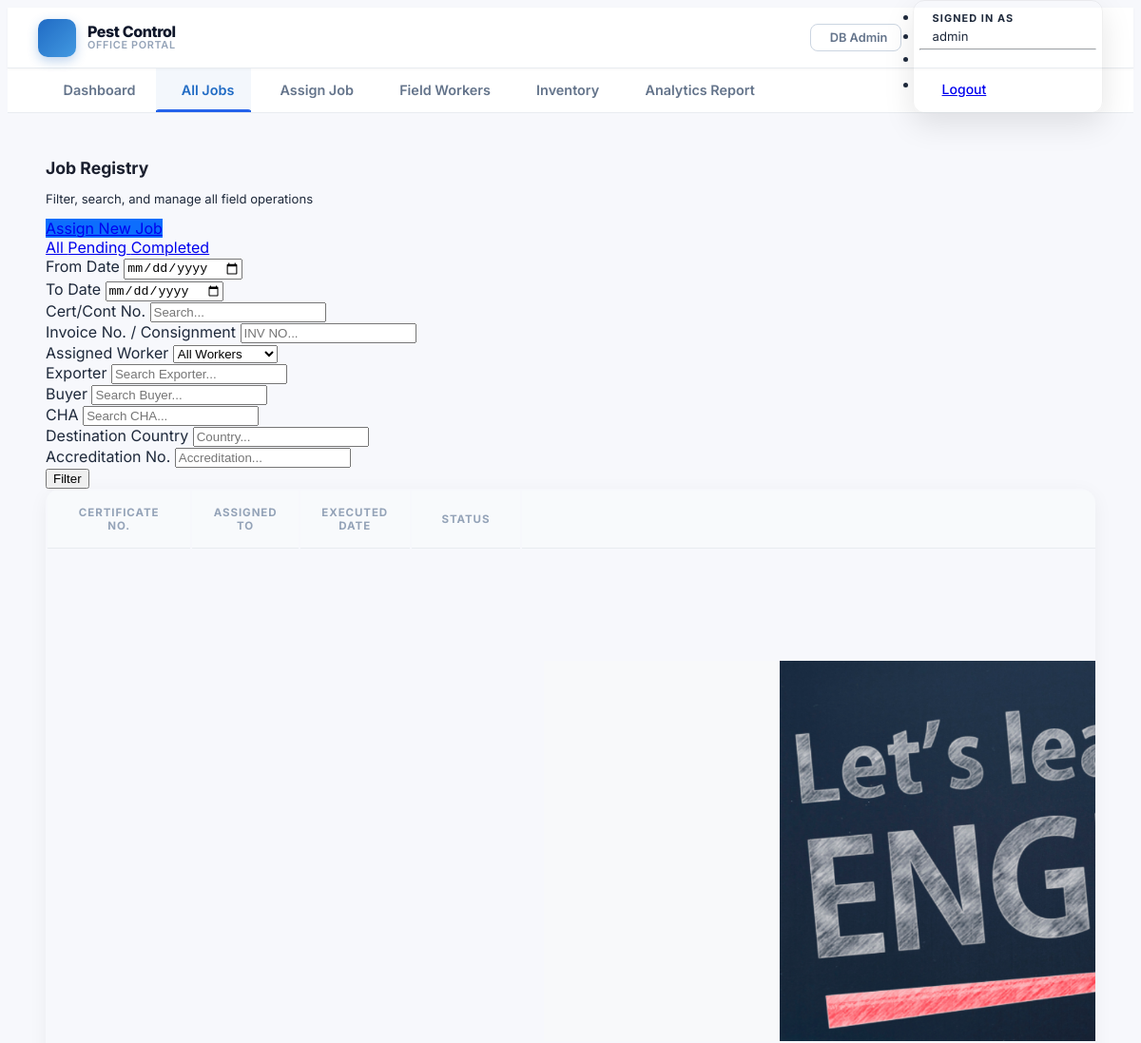
Page /office/jobs/ (signed in, upper part) on the earlier database version.
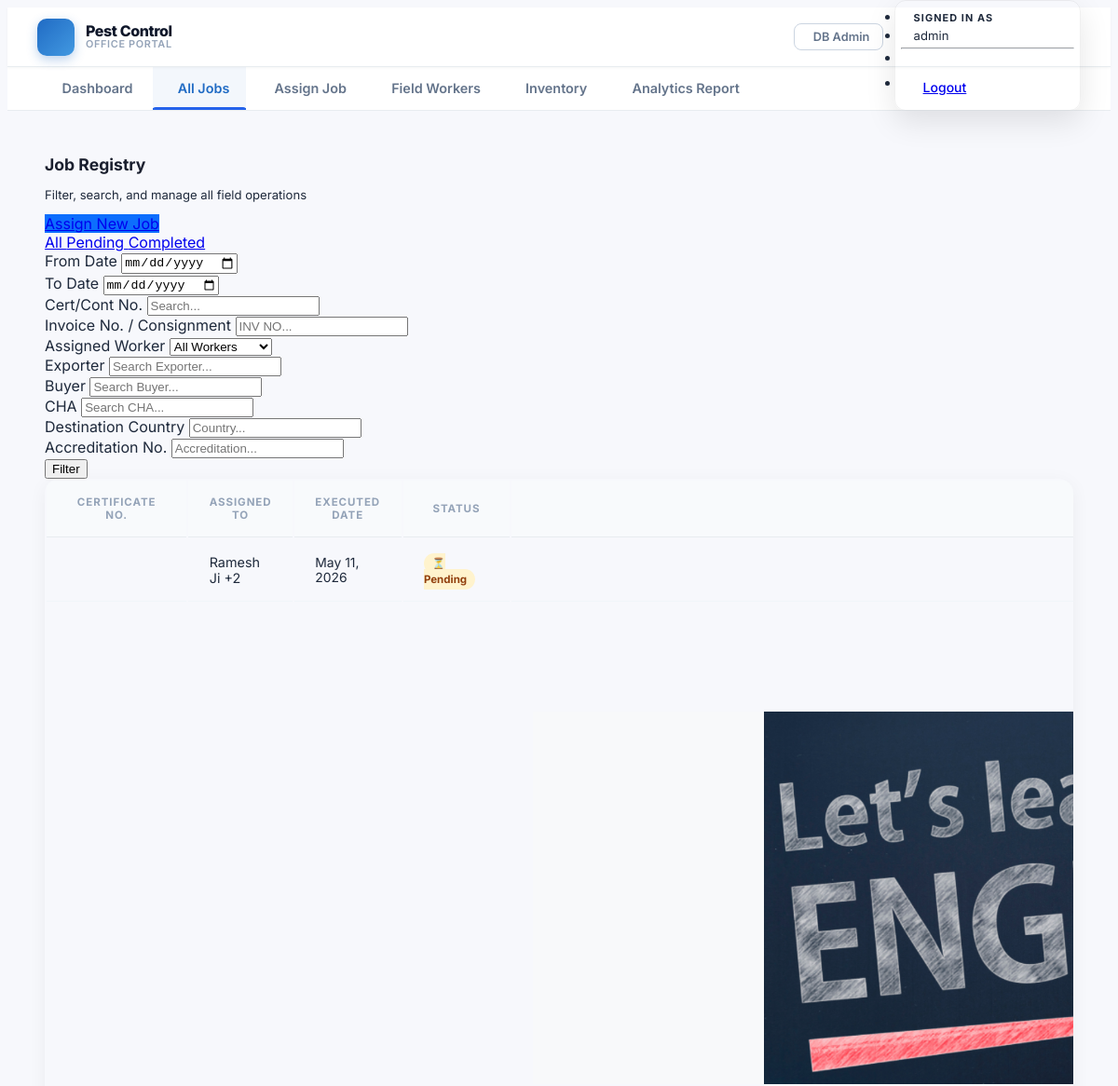
Same page on the later database version.
### inventory_app/models.py (models this page shows, shortened)
class JobImage(models.Model):
    job = models.ForeignKey(
        Job,
        on_delete=models.CASCADE,
        related_name='images',
        help_text="The job this image belongs to."
    )
    image = models.ImageField(
        upload_to='job_images/',
        help_text="Proof-of-work photo uploaded by the field worker."
    )
    uploaded_at = models.DateTimeField(auto_now_add=True)
    class Meta:
        ordering = ['uploaded_at']
        verbose_name = "Job Image"
        verbose_name_plural = "Job Images"

class Job(models.Model):
    STATUS_CHOICES = (
        ('pending', 'Pending'),
        ('completed', 'Completed'),
    )
    TARGET_CHOICES = (
        ('Commodity', 'Commodity'),
        ('Container', 'Container'),
        ('Packing', 'Packing'),
        ('Other', 'Other'),
    )
    ENCLOSURE_CHOICES = (
        ('Sheeted', 'Sheeted'),
        ('Chamber', 'Chamber'),
        ('Un-sheeted', 'Un-sheeted'),
        ('Other', 'Other'),
    )
    container_number = models.CharField(
        max_length=100,
        help_text="Identifier for the shipping container."
    )
    title = models.CharField(max_length=200, default="New Job", help_text="e.g., Mundra Fumigation")
    assigned_workers = models.ManyToManyField(User, related_name='assigned_jobs_multi', help_text="Workers assigned to this job.")
    assigned_to = models.ForeignKey(
        User,
        on_delete=models.CASCADE,
        related_name='assigned_jobs',
        null=True,
        blank=True,
        help_text="[Deprecated] Field worker assigned to this job."
    )
    status = models.CharField(
        max_length=20,
        choices=STATUS_CHOICES,
        default='pending'
    )
    scheduled_date = models.DateField(
        help_text="The date the job is/was scheduled."
    )
    execution_date = models.DateField(
        default=timezone.localdate,
        help_text=(
            "The actual date the job was executed. "
            "Admins can backdate this for retroactive data entry."
        )
    )
    notes = models.TextField(
        blank=True,
        null=True,
        help_text="Admin notes or special instructions for this job."
    )
    chemical_item = models.ForeignKey(
        InventoryItem,
        on_delete=models.SET_NULL,
        blank=True,
        null=True,
        related_name='assigned_jobs',
        help_text="Chemical to be used for this job."
    )
    chemical_amount = models.DecimalField(
        max_digits=10,
        decimal_places=3,
        blank=True,
        null=True,
        help_text="Amount of chemical to take."
    )
    chemical_unit = models.CharField(
        max_length=50,
        choices=UNIT_CHOICES,
        blank=True,
        null=True,
        help_text="Unit for the chemical amount."
    )
    source_warehouse = models.ForeignKey(
        WarehouseLocation,
        on_delete=models.SET_NULL,
        blank=True,
        null=True,
        related_name='assigned_jobs_source',
        help_text="Warehouse to take the chemical from."
    )
    execution_address = models.TextField(
        blank=True,
        null=True,
        help_text="Address where the job will be executed."
    )
    cha = models.ForeignKey(
        CHA,
        on_delete=models.SET_NULL,
        blank=True,
        null=True,
        related_name='jobs',
        help_text="Customs House Agent handling this job."
    )
    exporter = models.ForeignKey(
        Exporter,
        on_delete=models.SET_NULL,
        blank=True,
        null=True,
        related_name='jobs',
        help_text="Exporter for this shipment."
    )
    client = models.ForeignKey(
        Client,
        on_delete=models.SET_NULL,
        blank=True,
        null=True,
        related_name='jobs',
        help_text="Consignee / Client for this shipment."
    )
    cargo_description = models.TextField(
        blank=True,
        null=True,
        help_text="Description of the cargo."
    )
    quantity_pkgs = models.CharField(
        max_length=100,
        blank=True,
        null=True,
        help_text="Quantity and packaging type (e.g., '100 Bags')."
    )
    site_location = models.CharField(
        max_length=200,
        blank=True,
        null=True,
        help_text="Specific site location for the job."
    )
    working_address = models.TextField(
        blank=True,
        null=True,
        help_text="Full working address."
    )
    subject = models.CharField(
        max_length=200,
        blank=True,
        null=True,
        help_text="Subject line for reports/certificates."
    )
    certificate_name = models.CharField(
        max_length=200,
        blank=True,
        null=True,
        help_text="Name to appear on certificates."
    )
    is_third_party_vendor = models.BooleanField(
        default=False,
        help_text="Indicates if a third-party vendor is executing the job."
    )
    branch = models.CharField(
        max_length=100,
        blank=True,
        null=True,
        help_text="Branch name."
    )
    customer_id_bill_to = models.CharField(
        max_length=100,
        blank=True,
        null=True,
        help_text="Customer ID (Bill To)."
    )
    remarks = models.TextField(
        blank=True,
        null=True,
        help_text="Optional remarks."
    )
    task_description = models.TextField(
        blank=True,
        null=True,
        help_text="Task description."
    )
    stock_warehouse = models.ForeignKey(
        WarehouseLocation,
        on_delete=models.SET_NULL,
        blank=True,
        null=True,
        related_name='jobs',
        help_text="Warehouse location for stock deduction."
    )
    other_supporting_work = models.TextField(
        blank=True,
        null=True,
        help_text="Other supporting work details."
    )
    vessel_voyage = models.CharField(max_length=200, blank=True, null=True)
    port_of_loading = models.CharField(max_length=200, blank=True, null=True)
    destination_country = models.CharField(max_length=200, blank=True, null=True)
    consignment_link = models.CharField(max_length=500, blank=True, null=True)
    commodity_country_of_origin = models.CharField(max_length=200, blank=True, null=True)
    gross_weight = models.CharField(max_length=100, blank=True, null=True, help_text="Include 'KGS'")
    net_weight = models.CharField(max_length=100, blank=True, null=True)
    target_of_fumigation = models.CharField(max_length=50, choices=TARGET_CHOICES, blank=True, null=True)
    enclosure_type = models.CharField(max_length=50, choices=ENCLOSURE_CHOICES, blank=True, null=True)
    datetime_commenced = models.DateTimeField(blank=True, null=True)
    datetime_completed = models.DateTimeField(blank=True, null=True)
    final_tlv_reading = models.CharField(max_length=100, blank=True, null=True)
    dosage = models.CharField(max_length=200, blank=True, null=True)
    method_application = models.CharField(max_length=200, blank=True, null=True)
    stack_size = models.CharField(max_length=200, blank=True, null=True)
    issue_date = models.DateField(blank=True, null=True, help_text="Date of Issue")
    fumigation_date = models.DateField(blank=True, null=True, help_text="Date of Fumigation")
    expiry_date = models.DateField(blank=True, null=True, help_text="Expiry Date")
    certificate_number = models.CharField(max_length=200, blank=True, null=True)
    customer_bill_to = models.CharField(max_length=200, blank=True, null=True)
    name_of_fumigant = models.CharField(max_length=200, blank=True, null=True)
    place_of_fumigation_general = models.CharField(max_length=200, blank=True, null=True)
    container_type_description = models.CharField(max_length=200, blank=True, null=True)
    total_containers = models.IntegerField(blank=True, null=True)
    print_container_size = models.BooleanField(default=False)
    seal_numbers = models.CharField(max_length=500, blank=True, null=True)
    commodity_description = models.TextField(blank=True, null=True)
    net_weight_unit = models.CharField(max_length=50, blank=True, null=True)
    gross_weight_unit = models.CharField(max_length=50, blank=True, null=True)
    target_commodity = models.BooleanField(default=False)
    target_container = models.BooleanField(default=False)
    target_packing = models.BooleanField(default=False)
    target_other = models.CharField(max_length=200, blank=True, null=True)
    prescribed_dose = models.CharField(max_length=100, blank=True, null=True)
    prescribed_exposure = models.CharField(max_length=100, blank=True, null=True)
    prescribed_temp = models.CharField(max_length=100, blank=True, null=True)
    applied_dose = models.CharField(max_length=100, blank=True, null=True)
    applied_exposure = models.CharField(max_length=100, blank=True, null=True)
    applied_temp = models.CharField(max_length=100, blank=True, null=True)
    fumigation_street = models.CharField(max_length=200, blank=True, null=True)
    fumigation_city = models.CharField(max_length=100, blank=True, null=True)
    fumigation_country = models.CharField(max_length=100, blank=True, null=True)
    fumigation_postcode = models.CharField(max_length=50, blank=True, null=True)
    operator_name = models.CharField(max_length=200, blank=True, null=True)
    certificate_sign_date = models.DateField(blank=True, null=True)
    additional_declaration = models.TextField(blank=True, null=True)
    treatment_provider_id = models.CharField(max_length=100, blank=True, null=True)
    accreditation_number = models.CharField(max_length=100, blank=True, null=True)
    created_at = models.DateTimeField(auto_now_add=True)
    updated_at = models.DateTimeField(auto_now=True)
    @property
    def completion_image(self):
        log = self.usage_logs.exclude(photo_proof='').first()
        if log:
            return log.photo_proof
        return None
    class Meta:
        ordering = ['-execution_date', '-created_at']
        verbose_name = "Job"
        verbose_name_plural = "Jobs"

### inventory_app/office_views.py (the view)
# urls.py: path('jobs/',                office_views.office_job_list,   name='office_job_list'),
@staff_required
def office_job_list(request):
    status_filter  = request.GET.get('status', '')
    from_date      = request.GET.get('from_date', '')
    to_date        = request.GET.get('to_date', '')
    cert_no        = request.GET.get('cert_no', '')
    worker_id      = request.GET.get('worker', '')
    invoice_search = request.GET.get('invoice_search', '')
    exporter       = request.GET.get('exporter', '')
    buyer          = request.GET.get('buyer', '')
    cha            = request.GET.get('cha', '')
    country        = request.GET.get('country', '')
    accreditation  = request.GET.get('accreditation', '')
    from django.db.models import Q
    jobs = Job.objects.select_related('assigned_to').prefetch_related('assigned_workers', 'images').all()
    if status_filter in ('pending', 'completed'):
        jobs = jobs.filter(status=status_filter)
    if from_date:
        jobs = jobs.filter(execution_date__gte=from_date)
    if to_date:
        jobs = jobs.filter(execution_date__lte=to_date)
    if cert_no:
        jobs = jobs.filter(Q(certificate_number__icontains=cert_no) | Q(container_number__icontains=cert_no))
    if worker_id:
        jobs = jobs.filter(assigned_workers__id=worker_id)
    if invoice_search:
        jobs = jobs.filter(consignment_link__icontains=invoice_search)
    if exporter:
        jobs = jobs.filter(exporter__name__icontains=exporter)
    if buyer:
        jobs = jobs.filter(Q(client__name__icontains=buyer) | Q(customer_bill_to__icontains=buyer))
    if cha:
        jobs = jobs.filter(cha__name__icontains=cha)
    if country:
        jobs = jobs.filter(destination_country__icontains=country)
    if accreditation:
        jobs = jobs.filter(accreditation_number__icontains=accreditation)
    workers = User.objects.filter(is_staff=False, is_superuser=False).order_by('first_name', 'username')
    context = {
        'jobs':           jobs,
        'status_filter':  status_filter,
        'from_date':      from_date,
        'to_date':        to_date,
        'cert_no':        cert_no,
        'worker_id':      worker_id,
        'invoice_search': invoice_search,
        'exporter':       exporter,
        'buyer':          buyer,
        'cha':            cha,
        'country':        country,
        'accreditation':  accreditation,
        'workers':        workers,
        'page_title':     'All Jobs',
    }
    return render(request, 'office/office_job_list.html', context)

### inventory_app/templates/office/office_job_list.html (shortened to what the changed rows need)
{% extends 'office/office_base.html' %}
{% block content %}
<div class="d-flex align-items-center justify-content-between mb-4">
  <div>
    <h2 class="fw-bold mb-1" style="font-size:1.1rem; color:#1a1f2e;">Job Registry</h2>
  </div>
</div>
<div class="card table-card">
  <div class="table-responsive">
    <table class="table table-hover table-vcenter mb-0">
      <thead>
        <tr>
          <th>Certificate No.</th>
          <th>Assigned To</th>
          <th>Executed Date</th>
          <th>Status</th>
          <th style="text-align:right;">Actions</th>
        </tr>
      </thead>
      <tbody>
        {% for job in jobs %}
        <tr>
          <td>
          </td>
          <td>
            <div class="d-flex align-items-center gap-1">
              {% with workers=job.assigned_workers.all %}
                {% if workers %}
                  <span class="badge bg-light text-dark border">{{ workers.0.get_full_name|default:workers.0.username }}</span>
                  {% if workers|length > 1 %}
                    <span class="badge bg-secondary" title="{% for w in workers %}{{ w.get_full_name|default:w.username }}{% if not forloop.last %}, {% endif %}{% endfor %}">+{{ workers|length|add:"-1" }}</span>
                  {% endif %}
                {% elif job.assigned_to %}
                  <span class="badge bg-light text-dark border">{{ job.assigned_to.get_full_name|default:job.assigned_to.username }}</span>
                {% else %}
                  <span class="text-muted" style="font-size:0.85rem;">Unassigned</span>
                {% endif %}
              {% endwith %}
            </div>
          </td>
          <td style="font-size:0.87rem;">
            {% if job.datetime_completed %}
              {{ job.datetime_completed|date:"N j, Y, g:i a" }}
            {% elif job.execution_date %}
              {{ job.execution_date|date:"N j, Y" }}
            {% else %}
              -
            {% endif %}
          </td>
          <td>
            {% if job.status == 'pending' %}
              <span class="status-badge" style="background:#fff3cd; color:#92400e;">&#9203; Pending</span>
            {% else %}
              <span class="status-badge" style="background:#dcfce7; color:#166534;">&#9989; Completed</span>
            {% endif %}
          </td>
          <td style="text-align:right;">
            {% with job_images=job.images.all %}
            {% if job_images or job.completion_image %}
            <div class="modal fade text-start" id="proofModal{{ job.pk }}" tabindex="-1" aria-hidden="true">
              <div class="modal-dialog modal-dialog-centered modal-lg">
                <div class="modal-content" style="border-radius: 16px; border: none;">
                  <div class="modal-header border-0 pb-0">
                    <h5 class="modal-title fw-bold">Proof of Completion</h5>
                  </div>
                  <div class="modal-body text-center p-4">
                    {% if job_images %}
                    <div id="proofCarousel{{ job.pk }}" class="carousel slide carousel-dark" data-bs-ride="carousel">
                      <div class="carousel-inner">
                        {% for img in job_images %}
                        <div class="carousel-item {% if forloop.first %}active{% endif %}">
                          <img src="{{ img.image.url }}" alt="Proof {{ forloop.counter }}" class="img-fluid rounded shadow-sm" style="height: 400px; width: 100%; object-fit: contain; background-color: #f8f9fa;">
                        </div>
                        {% endfor %}
                      </div>
                    </div>
                    {% elif job.completion_image %}
                    <img src="{{ job.completion_image.url }}" alt="Proof" class="img-fluid rounded shadow-sm">
                    {% endif %}
                  </div>
                </div>
              </div>
            </div>
            {% endif %}
            {% endwith %}
          </td>
        </tr>
        {% endfor %}
      </tbody>
    </table>
  </div>
</div>
{% endblock %}

Differences in the rows shown:
added Job: assigned_workers.all.0.get_full_name "Ramesh Ji", assigned_workers.all|length "2", execution_date "May 11, 2026", status "⏳ Pending"
